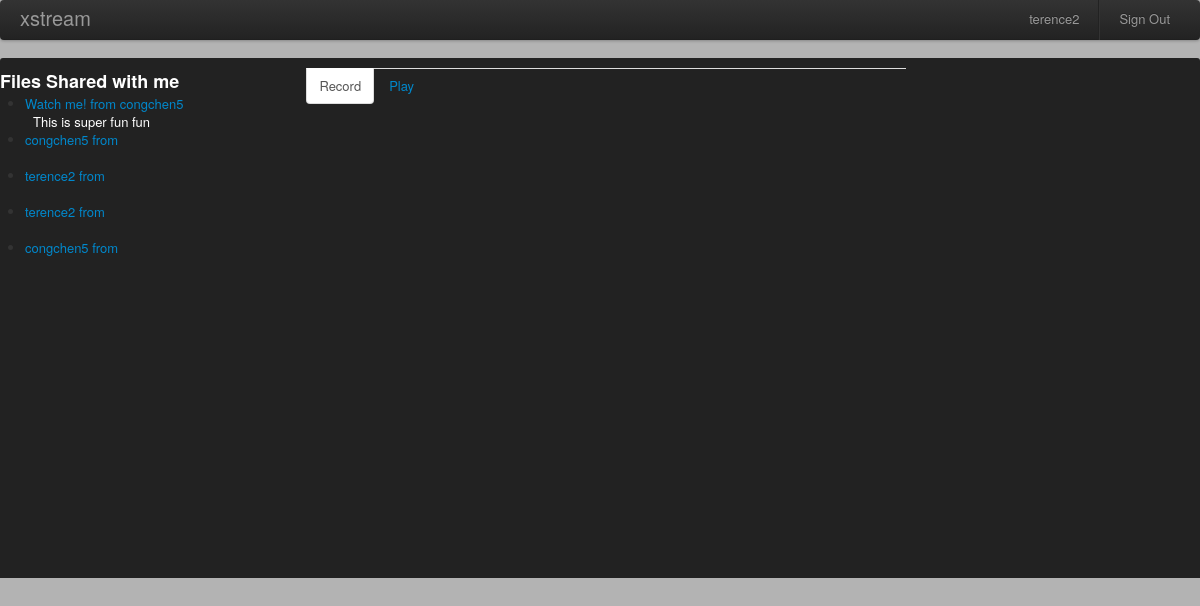
/record.php (signed in), run on an earlier commit of the app's database.
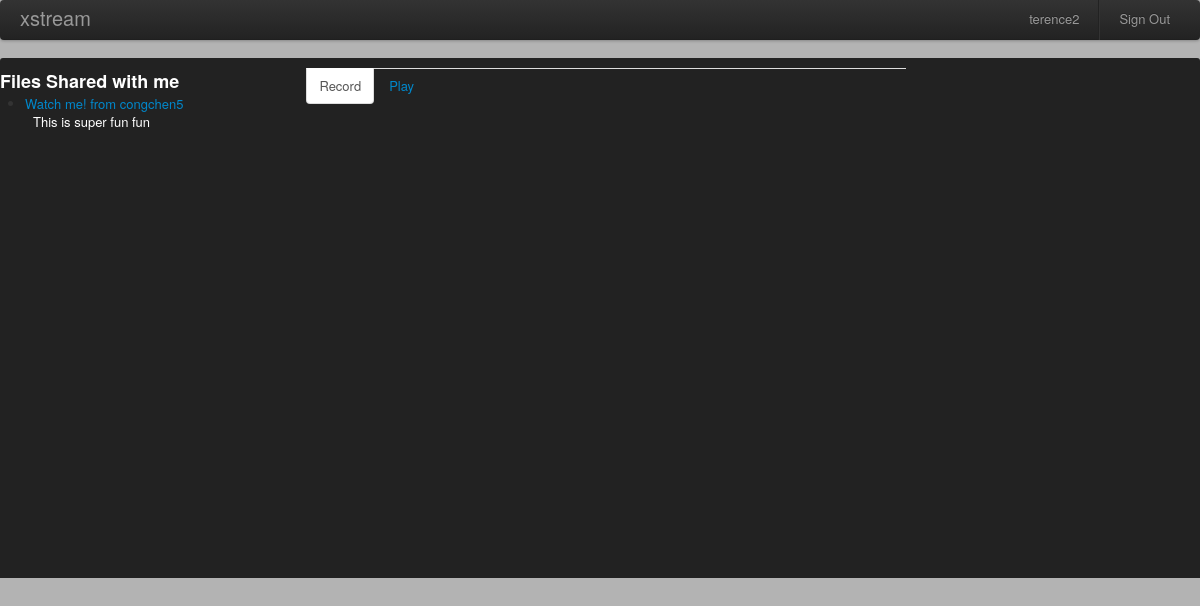
And on a later commit of the database.
### tables this page shows
CREATE TABLE IF NOT EXISTS `video` (
  `id` int(11) NOT NULL AUTO_INCREMENT,
  `userId` int(11) DEFAULT NULL,
  `archiveId` varchar(225) DEFAULT NULL,
  `filename` varchar(225) DEFAULT NULL,
  `comment` varchar(255) DEFAULT NULL,
  `username` varchar(255) DEFAULT NULL,
  PRIMARY KEY (`id`),
  KEY `userId` (`userId`)
);

### record.php (the view, shortened to what this page needs)
<!DOCTYPE html>
<html>
<head>
<link rel="stylesheet" type="text/css" href="./bootstrap/css/bootstrap.css">
<link rel="stylesheet" type="text/css" href="./css/style.css">
</head>
<body onload="init()" id="myBody">
	<div class="navbar">
		<div class="navbar-inner">
			<div class="container">
				<a class="brand" href="#">
					xstream
				</a>
				<ul class="nav pull-right">
					<li class=""><a href="#"><? echo $_SESSION['username']; ?></a></li>
					<li class="divider-vertical"></li>
					<li class=""><a href="logout.php">Sign Out</a></li>
				</ul>
			</div>
		</div>
	</div>
	<div id="camera_panel">
		<div class="row-fluid">
		<div class="span3" id="leftPanel">
			<?
				$userQuery = "SELECT archiveId, filename, comment,username FROM share LEFT JOIN video ON share.videoId = video.id WHERE share.sharepersonId = '" . $_SESSION['id'] . "'";
				$userQuery = mysql_query($userQuery);
				if ($userQuery) {
					echo '<h3 style="color:white;">Files Shared with me</h3>';
					echo '<ul>';
					while($row = mysql_fetch_assoc($userQuery)) {
							?>
							<li><a href = "javascript:loadArchiveInPlayer('<? echo $row['archiveId'] ?>')" ><? echo $row['filename'] ?> from <? echo $row['username'] ?></a></li>
							<span style="color: white; margin-left: 8px;"><? echo $row['comment'] ?></span>
							<?
					}
					echo '</ul>';
				}
				else {
					alert("Unable to connect to database to get the video archive information");
				}
			?>
		</div>
		<div class="span6" style="">
		<div id="myTab" class="tabbable tabs-below">
	        <ul class="nav nav-tabs">
	          <li class="active"><a href="#record" data-toggle="tab">Record</a></li>
	          <li><a href="#play" data-toggle="tab">Play</a></li>
	        </ul>
	      </div>
		</div>
		<div class="span3" id="rightPanel"></div>
		</div>
	</div>
</body>
</html>

### css/style.css (style rules this page uses)
div#camera_panel { background-color: #222222; padding: 10px 0px 10px 0px; -webkit-border-radius: 3px 3px 0px 0px; -moz-border-radius: 3px 3px 0px 0px; border-radius: 3px 3px 0px 0px; width: 100%; }
div#myTab { width: 600px; border: 0px solid; margin: auto auto auto auto; }
div#camera_panel { background-color: #222222; padding: 10px 0px 10px 0px; -webkit-border-radius: 3px 3px 0px 0px; -moz-border-radius: 3px 3px 0px 0px; border-radius: 3px 3px 0px 0px; }
body { background-color:#B3B3B3; }
div#rightPanel { height: 500px; overflow-y: scroll; }

What changed in the data, as far as the page shows it:
removed video: filename "congchen5"
removed video: filename "terence2"
removed video: filename "terence2"
removed video: filename "congchen5"
